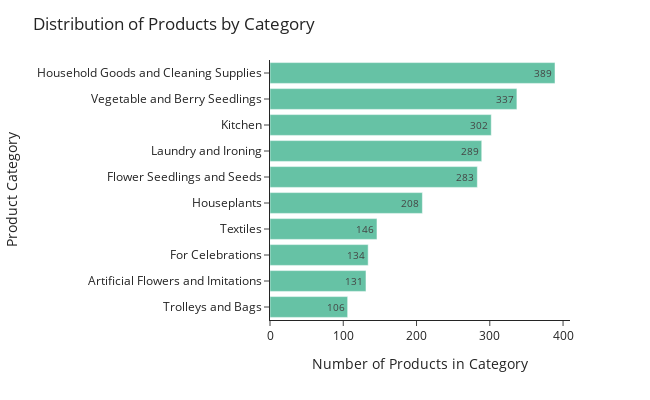
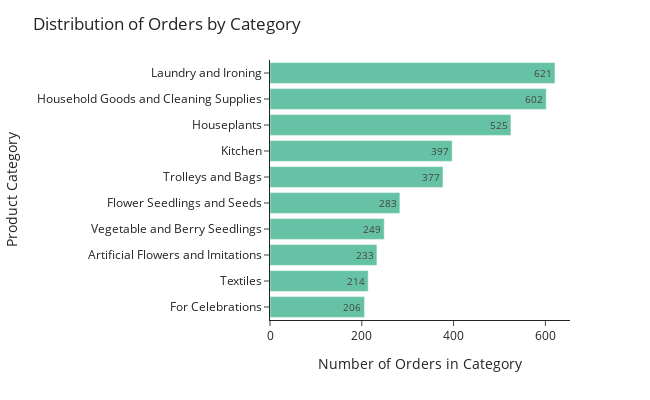
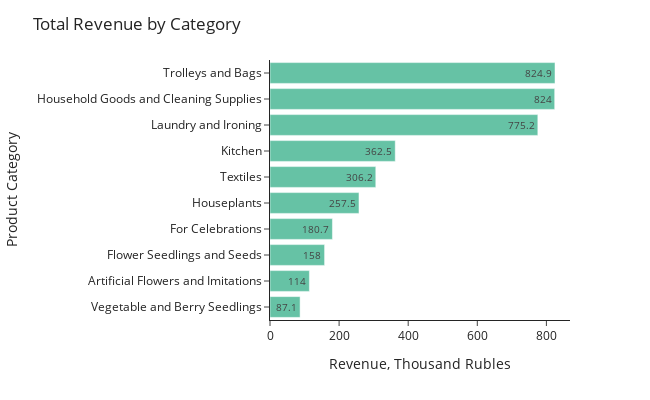
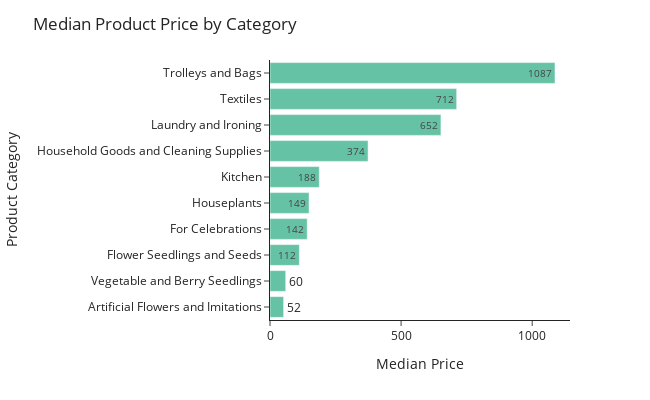

The code cell stored with these charts, in order, in its notebook:
### Code cell
# Build visualizations from the 'pivot_cat' table

fig1 = px.bar(pivot_cat.sort_values('num_products'), x='num_products', y='category',
              text='num_products', color_discrete_sequence=px_palette)
fig1.update_layout(title='Distribution of Products by Category',
                   xaxis_title='Number of Products in Category',
                   yaxis_title='Product Category', template=px_template,
                   width=650,
                   height=400)

fig2 = px.bar(pivot_cat.sort_values('num_orders'), x='num_orders', y='category',
              text='num_orders', color_discrete_sequence=px_palette)
fig2.update_layout(title='Distribution of Orders by Category',
                   xaxis_title='Number of Orders in Category',
                   yaxis_title='Product Category', template=px_template,
                   width=650,
                   height=400)

fig3 = px.bar(pivot_cat.sort_values('total/1000'), x='total/1000', y='category',
              text='total/1000', color_discrete_sequence=px_palette)
fig3.update_layout(title='Total Revenue by Category',
                   xaxis_title='Revenue, Thousand Rubles',
                   yaxis_title='Product Category', template=px_template,
                   width=650,
                   height=400)

fig4 = px.bar(pivot_cat.sort_values('price'), x='price', y='category',
              text='price', color_discrete_sequence=px_palette)
fig4.update_layout(title='Median Product Price by Category',
                   xaxis_title='Median Price',
                   yaxis_title='Product Category', template=px_template,
                   width=650,
                   height=400)

fig1.show()
fig2.show()
fig3.show()
fig4.show()

### Figure 1 — Plotly figure (JSON) as saved in the notebook; plotly's stock layout.template omitted (floating-point values rounded to 4 significant figures)
{"data": [{"alignmentgroup": "True", "hovertemplate": "num_products=%{text}<br>category=%{y}<extra></extra>", "legendgroup": "", "marker": {"color": "rgb(102,194,165)", "pattern": {"shape": ""}}, "name": "", "offsetgroup": "", "orientation": "h", "showlegend": false, "text": [106, 131, 134, 146, 208, 283, 289, 302, 337, 389], "textposition": "auto", "type": "bar", "x": [106, 131, 134, 146, 208, 283, 289, 302, 337, 389], "xaxis": "x", "y": ["Trolleys and Bags", "Artificial Flowers and Imitations", "For Celebrations", "Textiles", "Houseplants", "Flower Seedlings and Seeds", "Laundry and Ironing", "Kitchen", "Vegetable and Berry Seedlings", "Household Goods and Cleaning Supplies"], "yaxis": "y"}], "layout": {"barmode": "relative", "height": 400, "legend": {"tracegroupgap": 0}, "margin": {"t": 60}, "title": {"text": "Distribution of Products by Category"}, "width": 650, "xaxis": {"anchor": "y", "domain": [0, 1], "title": {"text": "Number of Products in Category"}}, "yaxis": {"anchor": "x", "domain": [0, 1], "title": {"text": "Product Category"}}}}

### Figure 2 — Plotly figure (JSON) as saved in the notebook; plotly's stock layout.template omitted (floating-point values rounded to 4 significant figures)
{"data": [{"alignmentgroup": "True", "hovertemplate": "num_orders=%{text}<br>category=%{y}<extra></extra>", "legendgroup": "", "marker": {"color": "rgb(102,194,165)", "pattern": {"shape": ""}}, "name": "", "offsetgroup": "", "orientation": "h", "showlegend": false, "text": [206, 214, 233, 249, 283, 377, 397, 525, 602, 621], "textposition": "auto", "type": "bar", "x": [206, 214, 233, 249, 283, 377, 397, 525, 602, 621], "xaxis": "x", "y": ["For Celebrations", "Textiles", "Artificial Flowers and Imitations", "Vegetable and Berry Seedlings", "Flower Seedlings and Seeds", "Trolleys and Bags", "Kitchen", "Houseplants", "Household Goods and Cleaning Supplies", "Laundry and Ironing"], "yaxis": "y"}], "layout": {"barmode": "relative", "height": 400, "legend": {"tracegroupgap": 0}, "margin": {"t": 60}, "title": {"text": "Distribution of Orders by Category"}, "width": 650, "xaxis": {"anchor": "y", "domain": [0, 1], "title": {"text": "Number of Orders in Category"}}, "yaxis": {"anchor": "x", "domain": [0, 1], "title": {"text": "Product Category"}}}}

### Figure 3 — Plotly figure (JSON) as saved in the notebook; plotly's stock layout.template omitted (floating-point values rounded to 4 significant figures)
{"data": [{"alignmentgroup": "True", "hovertemplate": "total/1000=%{text}<br>category=%{y}<extra></extra>", "legendgroup": "", "marker": {"color": "rgb(102,194,165)", "pattern": {"shape": ""}}, "name": "", "offsetgroup": "", "orientation": "h", "showlegend": false, "text": [87.1, 114, 158, 180.7, 257.5, 306.2, 362.5, 775.2, 824, 824.9], "textposition": "auto", "type": "bar", "x": [87.1, 114, 158, 180.7, 257.5, 306.2, 362.5, 775.2, 824, 824.9], "xaxis": "x", "y": ["Vegetable and Berry Seedlings", "Artificial Flowers and Imitations", "Flower Seedlings and Seeds", "For Celebrations", "Houseplants", "Textiles", "Kitchen", "Laundry and Ironing", "Household Goods and Cleaning Supplies", "Trolleys and Bags"], "yaxis": "y"}], "layout": {"barmode": "relative", "height": 400, "legend": {"tracegroupgap": 0}, "margin": {"t": 60}, "title": {"text": "Total Revenue by Category"}, "width": 650, "xaxis": {"anchor": "y", "domain": [0, 1], "title": {"text": "Revenue, Thousand Rubles"}}, "yaxis": {"anchor": "x", "domain": [0, 1], "title": {"text": "Product Category"}}}}

### Figure 4 — Plotly figure (JSON) as saved in the notebook; plotly's stock layout.template omitted (floating-point values rounded to 4 significant figures)
{"data": [{"alignmentgroup": "True", "hovertemplate": "price=%{text}<br>category=%{y}<extra></extra>", "legendgroup": "", "marker": {"color": "rgb(102,194,165)", "pattern": {"shape": ""}}, "name": "", "offsetgroup": "", "orientation": "h", "showlegend": false, "text": [52, 60, 112, 142, 149, 188, 374, 652, 712, 1087], "textposition": "auto", "type": "bar", "x": [52, 60, 112, 142, 149, 188, 374, 652, 712, 1087], "xaxis": "x", "y": ["Artificial Flowers and Imitations", "Vegetable and Berry Seedlings", "Flower Seedlings and Seeds", "For Celebrations", "Houseplants", "Kitchen", "Household Goods and Cleaning Supplies", "Laundry and Ironing", "Textiles", "Trolleys and Bags"], "yaxis": "y"}], "layout": {"barmode": "relative", "height": 400, "legend": {"tracegroupgap": 0}, "margin": {"t": 60}, "title": {"text": "Median Product Price by Category"}, "width": 650, "xaxis": {"anchor": "y", "domain": [0, 1], "title": {"text": "Median Price"}}, "yaxis": {"anchor": "x", "domain": [0, 1], "title": {"text": "Product Category"}}}}
